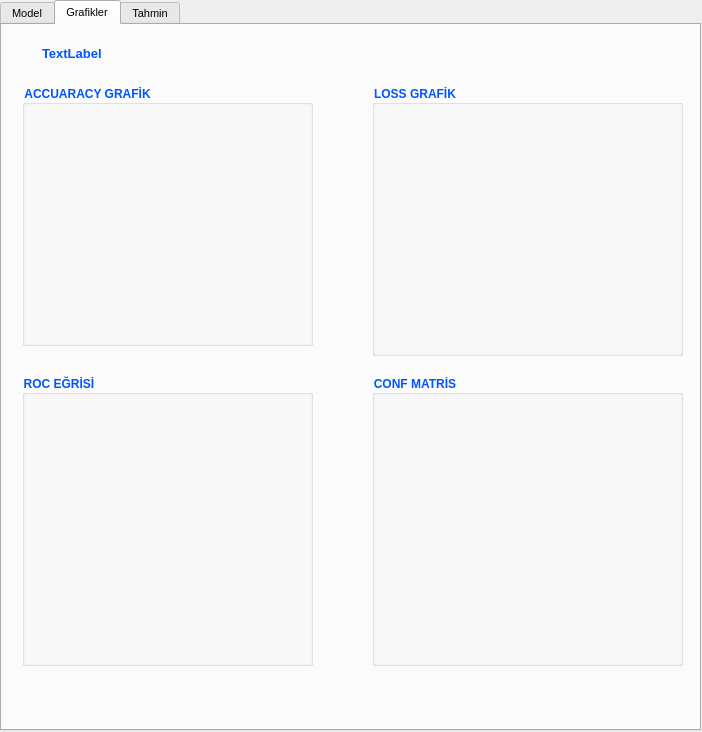
<?xml version="1.0" encoding="UTF-8"?>
<ui version="4.0">
 <class>Dialog</class>
 <widget class="QDialog" name="Dialog">
  <property name="geometry">
   <rect>
    <x>0</x>
    <y>0</y>
    <width>702</width>
    <height>732</height>
   </rect>
  </property>
  <property name="windowTitle">
   <string>Dialog</string>
  </property>
  <widget class="QTabWidget" name="tabWidget">
   <property name="geometry">
    <rect>
     <x>0</x>
     <y>0</y>
     <width>701</width>
     <height>731</height>
    </rect>
   </property>
   <property name="font">
    <font>
     <pointsize>8</pointsize>
    </font>
   </property>
   <property name="currentIndex">
    <number>1</number>
   </property>
   <widget class="QWidget" name="tab">
    <attribute name="title">
     <string>Model</string>
    </attribute>
    <widget class="QLabel" name="label">
     <property name="geometry">
      <rect>
       <x>180</x>
       <y>20</y>
       <width>331</width>
       <height>31</height>
      </rect>
     </property>
     <property name="font">
      <font>
       <pointsize>14</pointsize>
       <weight>75</weight>
       <bold>true</bold>
      </font>
     </property>
     <property name="styleSheet">
      <string notr="true">color: rgb(0, 85, 127);</string>
     </property>
     <property name="text">
      <string>YAPAY ZEKA FİNAL PROJE ÖDEVİ</string>
     </property>
    </widget>
    <widget class="QGroupBox" name="groupBox_5">
     <property name="geometry">
      <rect>
       <x>40</x>
       <y>80</y>
       <width>621</width>
       <height>151</height>
      </rect>
     </property>
     <property name="font">
      <font>
       <pointsize>10</pointsize>
       <weight>75</weight>
       <bold>true</bold>
      </font>
     </property>
     <property name="styleSheet">
      <string notr="true">color: rgb(0, 85, 255);</string>
     </property>
     <property name="title">
      <string>VERİ SETİ İŞLEMLER</string>
     </property>
     <widget class="QPushButton" name="pushButton_5">
      <property name="geometry">
       <rect>
        <x>290</x>
        <y>40</y>
        <width>75</width>
        <height>23</height>
       </rect>
      </property>
      <property name="styleSheet">
       <string notr="true">color: rgb(0, 0, 0);
background-color: rgb(85, 170, 255);
</string>
      </property>
      <property name="text">
       <string>Klasör Seç</string>
      </property>
     </widget>
     <widget class="QLabel" name="label_3">
      <property name="geometry">
       <rect>
        <x>170</x>
        <y>30</y>
        <width>121</width>
        <height>31</height>
       </rect>
      </property>
      <property name="font">
       <font>
        <pointsize>10</pointsize>
        <weight>75</weight>
        <bold>true</bold>
       </font>
      </property>
      <property name="styleSheet">
       <string notr="true">color: rgb(0, 85, 255);</string>
      </property>
      <property name="text">
       <string>Veri Setini Seç :</string>
      </property>
     </widget>
     <widget class="QComboBox" name="comboBox">
      <property name="geometry">
       <rect>
        <x>290</x>
        <y>90</y>
        <width>111</width>
        <height>21</height>
       </rect>
      </property>
     </widget>
     <widget class="QLabel" name="label_2">
      <property name="geometry">
       <rect>
        <x>170</x>
        <y>90</y>
        <width>101</width>
        <height>21</height>
       </rect>
      </property>
      <property name="font">
       <font>
        <pointsize>10</pointsize>
        <weight>75</weight>
        <bold>true</bold>
       </font>
      </property>
      <property name="mouseTracking">
       <bool>false</bool>
      </property>
      <property name="styleSheet">
       <string notr="true">color: rgb(0, 85, 255);</string>
      </property>
      <property name="text">
       <string>Model Seç :</string>
      </property>
     </widget>
    </widget>
    <widget class="QGroupBox" name="groupBox_6">
     <property name="geometry">
      <rect>
       <x>40</x>
       <y>270</y>
       <width>631</width>
       <height>191</height>
      </rect>
     </property>
     <property name="font">
      <font>
       <pointsize>10</pointsize>
       <weight>75</weight>
       <bold>true</bold>
      </font>
     </property>
     <property name="styleSheet">
      <string notr="true">color: rgb(0, 85, 255);</string>
     </property>
     <property name="title">
      <string>Eğitim</string>
     </property>
     <widget class="QLabel" name="label_11">
      <property name="geometry">
       <rect>
        <x>30</x>
        <y>70</y>
        <width>46</width>
        <height>13</height>
       </rect>
      </property>
      <property name="font">
       <font>
        <pointsize>10</pointsize>
        <weight>75</weight>
        <bold>true</bold>
       </font>
      </property>
      <property name="styleSheet">
       <string notr="true">color: rgb(0, 85, 255);</string>
      </property>
      <property name="text">
       <string>Epochs  :</string>
      </property>
     </widget>
     <widget class="QLabel" name="label_10">
      <property name="geometry">
       <rect>
        <x>30</x>
        <y>30</y>
        <width>71</width>
        <height>21</height>
       </rect>
      </property>
      <property name="font">
       <font>
        <pointsize>10</pointsize>
        <weight>75</weight>
        <bold>true</bold>
       </font>
      </property>
      <property name="styleSheet">
       <string notr="true">color: rgb(0, 85, 255);</string>
      </property>
      <property name="text">
       <string>Batch Size :</string>
      </property>
     </widget>
     <widget class="QPushButton" name="pushButton">
      <property name="geometry">
       <rect>
        <x>420</x>
        <y>120</y>
        <width>81</width>
        <height>21</height>
       </rect>
      </property>
      <property name="styleSheet">
       <string notr="true">color: rgb(0, 0, 0);
background-color: rgb(85, 170, 255);</string>
      </property>
      <property name="text">
       <string>Eğit</string>
      </property>
     </widget>
     <widget class="QComboBox" name="comboBox_3">
      <property name="geometry">
       <rect>
        <x>110</x>
        <y>110</y>
        <width>131</width>
        <height>21</height>
       </rect>
      </property>
     </widget>
     <widget class="QLabel" name="label_14">
      <property name="geometry">
       <rect>
        <x>30</x>
        <y>110</y>
        <width>71</width>
        <height>21</height>
       </rect>
      </property>
      <property name="font">
       <font>
        <pointsize>10</pointsize>
        <weight>75</weight>
        <bold>true</bold>
       </font>
      </property>
      <property name="styleSheet">
       <string notr="true">color: rgb(0, 85, 255);</string>
      </property>
      <property name="text">
       <string>Optimizer </string>
      </property>
     </widget>
     <widget class="QLabel" name="label_15">
      <property name="geometry">
       <rect>
        <x>290</x>
        <y>30</y>
        <width>101</width>
        <height>16</height>
       </rect>
      </property>
      <property name="font">
       <font>
        <pointsize>10</pointsize>
        <weight>75</weight>
        <bold>true</bold>
       </font>
      </property>
      <property name="styleSheet">
       <string notr="true">color: rgb(0, 85, 255);</string>
      </property>
      <property name="text">
       <string>Validation Split</string>
      </property>
     </widget>
     <widget class="QComboBox" name="comboBox_4">
      <property name="geometry">
       <rect>
        <x>400</x>
        <y>30</y>
        <width>131</width>
        <height>22</height>
       </rect>
      </property>
     </widget>
     <widget class="QComboBox" name="comboBox_5">
      <property name="geometry">
       <rect>
        <x>110</x>
        <y>30</y>
        <width>131</width>
        <height>22</height>
       </rect>
      </property>
     </widget>
     <widget class="QComboBox" name="comboBox_6">
      <property name="geometry">
       <rect>
        <x>110</x>
        <y>70</y>
        <width>131</width>
        <height>22</height>
       </rect>
      </property>
     </widget>
     <widget class="QComboBox" name="comboBox_7">
      <property name="geometry">
       <rect>
        <x>400</x>
        <y>70</y>
        <width>131</width>
        <height>22</height>
       </rect>
      </property>
     </widget>
     <widget class="QLabel" name="label_20">
      <property name="geometry">
       <rect>
        <x>290</x>
        <y>70</y>
        <width>101</width>
        <height>21</height>
       </rect>
      </property>
      <property name="font">
       <font>
        <pointsize>10</pointsize>
        <weight>75</weight>
        <bold>true</bold>
       </font>
      </property>
      <property name="text">
       <string>Learning Rate</string>
      </property>
     </widget>
    </widget>
    <widget class="QGroupBox" name="groupBox_7">
     <property name="geometry">
      <rect>
       <x>40</x>
       <y>490</y>
       <width>631</width>
       <height>131</height>
      </rect>
     </property>
     <property name="font">
      <font>
       <pointsize>10</pointsize>
       <weight>75</weight>
       <bold>true</bold>
      </font>
     </property>
     <property name="styleSheet">
      <string notr="true">color: rgb(0, 85, 255);</string>
     </property>
     <property name="title">
      <string>Başarı</string>
     </property>
     <widget class="QLineEdit" name="lineEdit">
      <property name="geometry">
       <rect>
        <x>290</x>
        <y>50</y>
        <width>111</width>
        <height>21</height>
       </rect>
      </property>
     </widget>
     <widget class="QLabel" name="label_4">
      <property name="geometry">
       <rect>
        <x>170</x>
        <y>50</y>
        <width>101</width>
        <height>21</height>
       </rect>
      </property>
      <property name="font">
       <font>
        <pointsize>10</pointsize>
        <weight>75</weight>
        <bold>true</bold>
       </font>
      </property>
      <property name="styleSheet">
       <string notr="true">color: rgb(0, 85, 255);</string>
      </property>
      <property name="text">
       <string>Başarı Oranı :</string>
      </property>
     </widget>
    </widget>
   </widget>
   <widget class="QWidget" name="tab_2">
    <attribute name="title">
     <string>Grafikler</string>
    </attribute>
    <widget class="QGroupBox" name="groupBox">
     <property name="geometry">
      <rect>
       <x>20</x>
       <y>60</y>
       <width>291</width>
       <height>261</height>
      </rect>
     </property>
     <property name="font">
      <font>
       <weight>75</weight>
       <bold>true</bold>
      </font>
     </property>
     <property name="styleSheet">
      <string notr="true">color: rgb(0, 85, 255);</string>
     </property>
     <property name="title">
      <string>ACCUARACY GRAFİK</string>
     </property>
     <widget class="QLabel" name="label_6">
      <property name="geometry">
       <rect>
        <x>-60</x>
        <y>20</y>
        <width>371</width>
        <height>221</height>
       </rect>
      </property>
      <property name="text">
       <string/>
      </property>
     </widget>
    </widget>
    <widget class="QGroupBox" name="groupBox_2">
     <property name="geometry">
      <rect>
       <x>370</x>
       <y>60</y>
       <width>311</width>
       <height>271</height>
      </rect>
     </property>
     <property name="font">
      <font>
       <weight>75</weight>
       <bold>true</bold>
      </font>
     </property>
     <property name="styleSheet">
      <string notr="true">color: rgb(0, 85, 255);</string>
     </property>
     <property name="title">
      <string>LOSS GRAFİK</string>
     </property>
     <widget class="QLabel" name="label_7">
      <property name="geometry">
       <rect>
        <x>-60</x>
        <y>20</y>
        <width>431</width>
        <height>241</height>
       </rect>
      </property>
      <property name="text">
       <string/>
      </property>
     </widget>
    </widget>
    <widget class="QGroupBox" name="groupBox_3">
     <property name="geometry">
      <rect>
       <x>20</x>
       <y>350</y>
       <width>291</width>
       <height>291</height>
      </rect>
     </property>
     <property name="font">
      <font>
       <weight>75</weight>
       <bold>true</bold>
      </font>
     </property>
     <property name="styleSheet">
      <string notr="true">color: rgb(0, 85, 255);</string>
     </property>
     <property name="title">
      <string>ROC EĞRİSİ</string>
     </property>
     <widget class="QLabel" name="label_8">
      <property name="geometry">
       <rect>
        <x>-30</x>
        <y>30</y>
        <width>331</width>
        <height>241</height>
       </rect>
      </property>
      <property name="text">
       <string/>
      </property>
     </widget>
    </widget>
    <widget class="QGroupBox" name="groupBox_4">
     <property name="geometry">
      <rect>
       <x>370</x>
       <y>350</y>
       <width>311</width>
       <height>291</height>
      </rect>
     </property>
     <property name="font">
      <font>
       <weight>75</weight>
       <bold>true</bold>
      </font>
     </property>
     <property name="styleSheet">
      <string notr="true">color: rgb(0, 85, 255);</string>
     </property>
     <property name="title">
      <string>CONF MATRİS</string>
     </property>
     <widget class="QLabel" name="label_9">
      <property name="geometry">
       <rect>
        <x>20</x>
        <y>30</y>
        <width>271</width>
        <height>241</height>
       </rect>
      </property>
      <property name="text">
       <string/>
      </property>
     </widget>
    </widget>
    <widget class="QLabel" name="label_5">
     <property name="geometry">
      <rect>
       <x>40</x>
       <y>20</y>
       <width>391</width>
       <height>16</height>
      </rect>
     </property>
     <property name="font">
      <font>
       <pointsize>10</pointsize>
       <weight>75</weight>
       <bold>true</bold>
      </font>
     </property>
     <property name="styleSheet">
      <string notr="true">color: rgb(0, 85, 255);</string>
     </property>
     <property name="text">
      <string>TextLabel</string>
     </property>
    </widget>
   </widget>
   <widget class="QWidget" name="tab_4">
    <attribute name="title">
     <string>Tahmin</string>
    </attribute>
    <widget class="QLabel" name="label_12">
     <property name="geometry">
      <rect>
       <x>240</x>
       <y>50</y>
       <width>191</width>
       <height>31</height>
      </rect>
     </property>
     <property name="font">
      <font>
       <pointsize>14</pointsize>
       <weight>75</weight>
       <bold>true</bold>
      </font>
     </property>
     <property name="styleSheet">
      <string notr="true">color: rgb(0, 85, 127);</string>
     </property>
     <property name="text">
      <string>TAHMİN EDELİM..</string>
     </property>
    </widget>
    <widget class="QGroupBox" name="groupBox_8">
     <property name="geometry">
      <rect>
       <x>50</x>
       <y>120</y>
       <width>601</width>
       <height>101</height>
      </rect>
     </property>
     <property name="font">
      <font>
       <pointsize>10</pointsize>
       <weight>75</weight>
       <bold>true</bold>
      </font>
     </property>
     <property name="title">
      <string/>
     </property>
     <widget class="QLabel" name="label_17">
      <property name="geometry">
       <rect>
        <x>130</x>
        <y>30</y>
        <width>141</width>
        <height>31</height>
       </rect>
      </property>
      <property name="font">
       <font>
        <pointsize>10</pointsize>
        <weight>75</weight>
        <bold>true</bold>
       </font>
      </property>
      <property name="styleSheet">
       <string notr="true">color: rgb(0, 85, 255);</string>
      </property>
      <property name="text">
       <string>Seçilecek H5 Dosyası</string>
      </property>
     </widget>
     <widget class="QComboBox" name="comboBox_2">
      <property name="geometry">
       <rect>
        <x>280</x>
        <y>40</y>
        <width>111</width>
        <height>22</height>
       </rect>
      </property>
     </widget>
    </widget>
    <widget class="QGroupBox" name="groupBox_9">
     <property name="geometry">
      <rect>
       <x>50</x>
       <y>250</y>
       <width>601</width>
       <height>321</height>
      </rect>
     </property>
     <property name="title">
      <string/>
     </property>
     <widget class="QLabel" name="label_18">
      <property name="geometry">
       <rect>
        <x>30</x>
        <y>40</y>
        <width>46</width>
        <height>13</height>
       </rect>
      </property>
      <property name="font">
       <font>
        <pointsize>10</pointsize>
        <weight>75</weight>
        <bold>true</bold>
       </font>
      </property>
      <property name="styleSheet">
       <string notr="true">color: rgb(85, 85, 255);</string>
      </property>
      <property name="text">
       <string>Resim :</string>
      </property>
     </widget>
     <widget class="QPushButton" name="pushButton_2">
      <property name="geometry">
       <rect>
        <x>90</x>
        <y>40</y>
        <width>75</width>
        <height>23</height>
       </rect>
      </property>
      <property name="styleSheet">
       <string notr="true">background-color: rgb(85, 170, 255);</string>
      </property>
      <property name="text">
       <string>Seç</string>
      </property>
     </widget>
     <widget class="QLabel" name="label_13">
      <property name="geometry">
       <rect>
        <x>210</x>
        <y>30</y>
        <width>351</width>
        <height>231</height>
       </rect>
      </property>
      <property name="text">
       <string/>
      </property>
     </widget>
     <widget class="QPushButton" name="pushButton_3">
      <property name="geometry">
       <rect>
        <x>50</x>
        <y>100</y>
        <width>75</width>
        <height>23</height>
       </rect>
      </property>
      <property name="styleSheet">
       <string notr="true">background-color: rgb(85, 170, 255);</string>
      </property>
      <property name="text">
       <string>Tahmin et</string>
      </property>
     </widget>
     <widget class="QLineEdit" name="lineEdit_4">
      <property name="geometry">
       <rect>
        <x>30</x>
        <y>190</y>
        <width>113</width>
        <height>20</height>
       </rect>
      </property>
     </widget>
     <widget class="QLabel" name="label_19">
      <property name="geometry">
       <rect>
        <x>30</x>
        <y>150</y>
        <width>121</width>
        <height>16</height>
       </rect>
      </property>
      <property name="font">
       <font>
        <pointsize>10</pointsize>
        <weight>75</weight>
        <bold>true</bold>
       </font>
      </property>
      <property name="styleSheet">
       <string notr="true">color: rgb(85, 85, 255);</string>
      </property>
      <property name="text">
       <string>Tahmin Sonucu</string>
      </property>
     </widget>
    </widget>
   </widget>
  </widget>
 </widget>
 <resources/>
 <connections/>
</ui>
